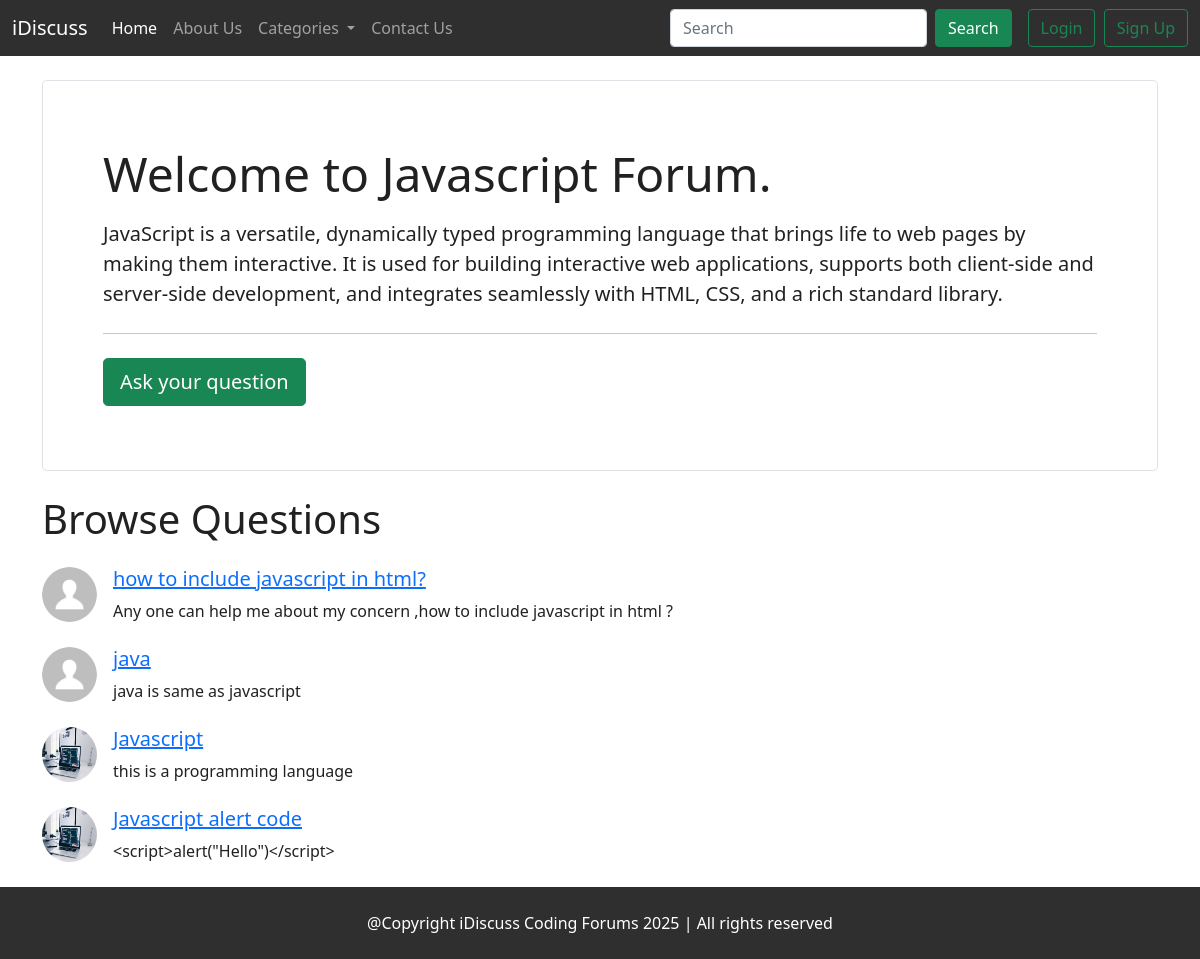
Page /threadlist.php?cid=2 on the committed database.
### tables this page shows
CREATE TABLE `catagory` (
  `srno` int(11) NOT NULL,
  `catagroyname` varchar(20) NOT NULL,
  `catagroydisc` varchar(500) NOT NULL,
  `dt` datetime NOT NULL DEFAULT current_timestamp()
);

CREATE TABLE `threads` (
  `thread_id` int(5) NOT NULL,
  `thread_name` varchar(50) NOT NULL,
  `thread_desc` text NOT NULL,
  `thread_by` varchar(20) NOT NULL,
  `forum_id` int(5) NOT NULL,
  `time_stamp` datetime NOT NULL DEFAULT current_timestamp()
);

CREATE TABLE `user_table` (
  `user_id` int(5) NOT NULL,
  `user_dp` varchar(300) NOT NULL DEFAULT 'partials/user.webp',
  `user_name` varchar(20) NOT NULL,
  `email` varchar(50) NOT NULL,
  `varification` int(4) DEFAULT NULL,
  `mobile` decimal(10,0) DEFAULT NULL,
  `password` varchar(255) NOT NULL,
  `dt` datetime NOT NULL DEFAULT current_timestamp()
);

### threadlist.php (the view, shortened to what this page needs)
<!doctype html>
<html lang="en">
<head>
    <link href="https://cdn.jsdelivr.net/npm/bootstrap@5.0.2/dist/css/bootstrap.min.css" rel="stylesheet"
>
    <link id="themes-link" rel="stylesheet" href="partials/style.css">
</head>
<body style="margin:0;padding:0" class="theme">
    <?php require 'partials/header.php'; ?>
    <?php
        require "partials/dbconnect.php";
        $srno = $_GET['cid'];
        $sql = "select * from `catagory` where `srno`='$srno'";
        $result = mysqli_query($conn,$sql);
        if ($result){
            $row = mysqli_fetch_assoc($result);
            $cat_title = $row['catagroyname'];
            $cat_desc = $row['catagroydisc'];
        }
        ?>
    <div class='container my-4 theme'>
        <div class="p-5 mb-4 border rounded-3 card-theme">
            <div class="container-fluid py-3 ">
                <h1 class="display-5 ">Welcome to <?php echo $cat_title; ?> Forum.</h1>
                <p class="col-md-12 fs-5 my-3"> <?php echo $cat_desc; ?></p>
                <hr class="my-4">
                <button class="btn btn-success btn-lg" type="button" data-bs-toggle="collapse"
                    data-bs-target="#questionExample" aria-expanded="false" aria-controls="questionExample">Ask your
                    question</button>
            </div>
        </div>
    </div>
    <div class='container my-4' style="min-height:250px">
        <h1 class="display-6 my-4">Browse Questions </h1>
        <?php
        require "partials/dbconnect.php";
        $sql2 = "select * from `threads` where forum_id = $srno";
        $result2 = mysqli_query($conn,$sql2);
        if ($result2){
           while( $row2 = mysqli_fetch_assoc($result2)){
            $thread_id = $row2['thread_id'];
            $thread_title = $row2['thread_name'];
            $thread_desc = $row2['thread_desc'];
             $user_name = $row2['thread_by'];
            $sql = "SELECT * FROM `user_table` WHERE user_name='$user_name';";
    $result = mysqli_query($conn,$sql);
    $row=mysqli_fetch_assoc($result);
    if(mysqli_num_rows($result)==0){
        $image="images/user.webp";
    }
    else{
    $image = $row['user_dp'];
    }
            echo '<div class="d-flex align-items-center my-4">
            <div class="flex-shrink-0">
                <img src="'.$image.'" width="55px" height="55px" class="rounded-circle" alt="...">
            </div>
            <div class="flex-grow-1 ms-3">
            <a href = thread.php?threadid='.$thread_id.'>   <h5>'.$thread_title.'</h5> </a>
                '.$thread_desc.'
            </div>
        </div>';
           }
        }
        ?>
    </div>
    <?php require 'partials/footer.php'; ?>
</body>
</html>

### partials/style.css (style rules this page uses)
:root { --pri-color: rgb(255, 255, 255); --sec-color: rgb(255, 255, 255); --tri-color: rgb(47, 47, 47); --text-color: rgb(33, 33, 33); --text2-color: white; }
.theme { background-color: var(--pri-color); color: var(--text-color); }
.card-theme { background-color: var(--sec-color); color: var(--text-color); }

### rows in the picture
catagory: catagroyname "Javascript", catagroydisc "JavaScript is a versatile, dynamically typed programming language that brings life to web pages by making them interactive. It is used for building interactive web applications, supports both client-side and server-side development, and integrates seamlessly with HTML, CSS, and a rich standard library."
threads: user_table.user_dp (placeholder picture), thread_name "how to include javascript in html?", thread_desc "Any one can help me about my concern ,how to include javascript in html ?"
threads: thread_name "java", thread_desc "java is same as javascript"
threads: user_table.user_dp (picture), thread_name "Javascript", thread_desc "this is a programming language"
threads: user_table.user_dp (picture), thread_name "Javascript alert code", thread_desc "<script>alert(\"Hello\")</script>"
